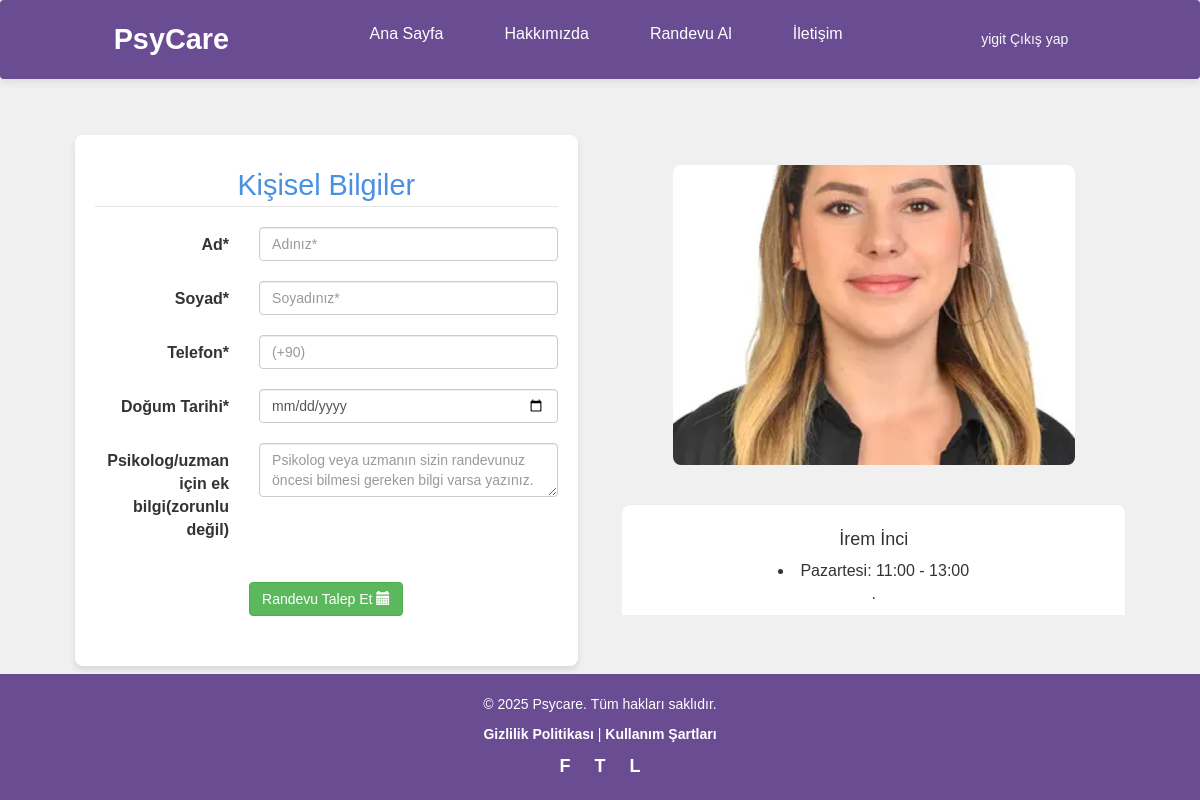
The page /danisman/randevu/5 (signed in) on the database its author committed.
### danisman/models.py (models this page shows, shortened)
class Danisman(models.Model):
    title = models.CharField(max_length=100)  # Danışmanın unvanı (ör. Dr., Prof., vb.)
    full_name = models.CharField(max_length=255)  # Danışmanın tam adı
    specialization = models.CharField(max_length=255)  # Danışmanın uzmanlık alanı (ör. Psikolog, Terapi, vb.)
    fee = models.DecimalField(max_digits=10, decimal_places=2)  # Danışmanlık ücretini saklamak için (ör. 150.00)
    profile_picture = models.ImageField(upload_to='consultant_images/', blank=True, null=True)  # Profil fotoğrafı (isteğe bağlı)
    bio = models.TextField(blank=True, null=True)  # Danışman hakkında açıklamalar
    created_at = models.DateTimeField(auto_now_add=True)  # Kaydın oluşturulma zamanı
    updated_at = models.DateTimeField(auto_now=True)  # Kaydın son güncellenme zamanı
    class Meta:
        ordering = ['full_name']

class Uygunluk(models.Model):
    psychologist = models.ForeignKey(Danisman, on_delete=models.CASCADE, related_name="availabilities")
    day_of_week = models.CharField(max_length=10)  # Example: Monday, Tuesday, etc.
    start_time = models.DateTimeField()
    end_time = models.DateTimeField()
    class Meta:
        unique_together = ('psychologist', 'day_of_week', 'start_time')

### danisman/views.py (the view, shortened to what this page needs)
# urls.py: path('randevu/<int:danisman_id>' , views.danisman_randevu, name='danisman_randevu'),
def danisman_randevu(request , danisman_id):
    danisman = get_object_or_404(Danisman , pk = danisman_id)
    context = {
            'danisman' : danisman
        }
    return render(request , 'danismanbilgi/danisman_randevu.html' , context)

### templates/danismanbilgi/danisman_randevu.html (shortened to what this page needs)
{% extends 'layout.html' %}
{% load static %}
{% block content %}
<div class="container">
    <div class="row">
        <div class="col-md-6">
            <form class="form-horizontal" action=" " method="POST" id="contact_form">
                <fieldset>
                    <legend class="text-center">Kişisel Bilgiler</legend>
                    <div class="form-group">
                        <label class="col-md-4 control-label">Ad*</label>
                        <div class="col-md-8">
                            <input name="first_name" placeholder="Adınız*" class="form-control" type="text" required>
                        </div>
                    </div>
                    <div class="form-group">
                        <label class="col-md-4 control-label">Soyad*</label>
                        <div class="col-md-8">
                            <input name="last_name" placeholder="Soyadınız*" class="form-control" type="text" required>
                        </div>
                    </div>
                    <div class="form-group">
                        <label class="col-md-4 control-label">Telefon*</label>
                        <div class="col-md-8">
                            <input name="phone" placeholder="(+90)" inputmode="numeric" pattern="[0-9]+" class="form-control" type="tel" required>
                        </div>
                    </div>
                    <div class="form-group">
                        <label class="col-md-4 control-label">Doğum Tarihi*</label>
                        <div class="col-md-8">
                            <input name="date" class="form-control" type="date" required>
                        </div>
                    </div>
                    <div class="form-group">
                        <label class="col-md-4 control-label">Psikolog/uzman için ek bilgi(zorunlu değil)</label>
                        <div class="col-md-8">
                            <textarea class="form-control" name="comment" placeholder="Psikolog veya uzmanın sizin randevunuz öncesi bilmesi gereken bilgi varsa yazınız."></textarea>
                        </div>
                    </div>
                    <div class="form-group text-center">
                        <button type="submit" class="btn btn-success">
                            Randevu Talep Et <i class="glyphicon glyphicon-calendar"></i>
                        </button>
                    </div>
                </fieldset>
            </form>
        </div>
        <div class="col-md-6">
            <div class="image-container">
                <img src="{{danisman.profile_picture.url}}" alt="Danışman Resmi">
                <div class="image-card">
                    <h4>{{danisman.full_name}}</h4>
                    <p>{% for uygunluk in danisman.availabilities.all %}
                        <li class="availability-item">
                            <span class="day-of-week">{{ uygunluk.day_of_week }}:</span>
                            <span class="time-range">
                                {{ uygunluk.start_time|date:"H:i" }} - {{ uygunluk.end_time|date:"H:i" }}
                            </span>
                        </li>
                    {% empty %}
                        <li>Bu psikolog için uygunluk saatleri belirlenmemiş.</li>
                    {% endfor %}.</p>
                </div>
            </div>
        </div>
    </div>
</div>
{% endblock %}

### templates/partial/_header.html (shortened to what this page needs)
<body>
    <nav class="navbar">
        <div class="logo">PsyCare</div>
        <ul class="nav-links">
            <li><a href="{% url 'pages_index' %}" class="btn btn-outline-light me-2">Ana Sayfa</a></li>
            <li><a href="{% url 'about' %}" class="btn btn-outline-light me-2">Hakkımızda</a></li>
            <li><a href="{% url 'danisman_index' %}" class="btn btn-outline-light me-2">Randevu Al</a></li>
            <li><a href="{% url 'contact' %}" class="btn btn-outline-light me-2">İletişim</a></li>
        </ul>
        {% if user.is_authenticated %}
        <div class="d-flex">
            <a href="javascript:{document.getElementById('logout').submit()}" class="btn btn-outline-light me-2">{{user.username}} Çıkış yap</a>
        </div>
        {% else %}
        <div class="d-flex">
            <a href="{% url 'login' %}" class="btn btn-outline-light me-2">Giriş Yap</a>
            <a href="{% url 'register' %}" class="btn btn-outline-light me-2">Kayıt Ol</a>
        </div>
        {% endif %}
    </nav>

### static/css/style.css (style rules this page uses)
* { margin: 0; padding: 0; box-sizing: border-box; font-family: 'Arial', sans-serif; }
body { background-color: #f0f0f0 !important; color: #333333; font-size: 16px; padding-top: 50px; }
.navbar { background-color: #6A4C93; color: white; display: flex; justify-content: space-between; align-items: center; padding: 15px 20px; position: fixed; width: 100%; top: 0; left: 0; box-shadow: 0 2px 10px rgba(0, 0, 0, 0.1); z-index: 1000; }
.navbar .logo { font-size: 1.8em; font-weight: bold; }
.nav-links { display: flex; list-style: none; }
.nav-links li { margin: 0 15px; }
.nav-links a { text-decoration: none; color: white; font-size: 1em; transition: 0.3s; }

### templates/partial/_header.html (style rules this page uses)
* { margin: 0; padding: 0; box-sizing: border-box; font-family: 'Arial', sans-serif; }
body { background-color: #f0f0f0 !important; color: #333333; font-size: 16px; padding-top: 50px; }
.navbar { background-color: #6A4C93; color: white; display: flex; justify-content: space-between; align-items: center; padding: 15px 20px; position: fixed; width: 100%; top: 0; left: 0; box-shadow: 0 2px 10px rgba(0, 0, 0, 0.1); z-index: 1000; }
.navbar .logo { font-size: 1.8em; font-weight: bold; }
.nav-links { display: flex; list-style: none; }
.nav-links li { margin: 0 15px; }
.nav-links a { text-decoration: none; color: white; font-size: 1em; transition: 0.3s; }

### templates/danismanbilgi/danisman_randevu.html (style rules this page uses)
body { font-family: 'Arial', sans-serif; background-color: #f4f4f9; padding-top: 70px; display: flex; flex-direction: column; min-height: 100vh; }
#contact_form { background-color: #ffffff; padding: 30px 20px; border-radius: 8px; box-shadow: 0px 4px 6px rgba(0, 0, 0, 0.1); margin-top: 50px; margin-bottom: 50px; }
#contact_form .form-group { margin-bottom: 20px; }
#contact_form button[type="submit"] { margin-top: 20px; }
#contact_form legend { font-size: 1.8em; color: #4a90e2; }
label { color: #333; }
.container { display: flex; flex-wrap: wrap; justify-content: center; }
.row { display: flex; justify-content: space-between; align-items: center; width: 100%; flex-wrap: wrap; }
.col-md-6 { padding: 15px; flex: 1; max-width: 48%; margin-bottom: 30px; }
.image-container { position: relative; width: 100%; text-align: center; margin-bottom: 20px; max-height: 450px; overflow: hidden; }
.image-container img { width: 80%; max-height: 300px; height: auto; border-radius: 8px; object-fit: cover; margin-bottom: 20px; }
.image-card { background-color: white; border-radius: 8px; padding: 15px; box-shadow: 0px 4px 6px rgba(0, 0, 0, 0.1); margin-top: 20px; text-align: center; }
.image-card p { font-size: 1.1em; color: #333; margin-top: 10px; }
body { display: flex; flex-direction: column; min-height: 100vh; }

### rows shown on the page
Danisman: profile_picture (picture), full_name "İrem İnci"
Uygunluk: day_of_week "Pazartesi", start_time "11:00", end_time "13:00"

### other values the page prints
{{ user.username }} "yigit"
